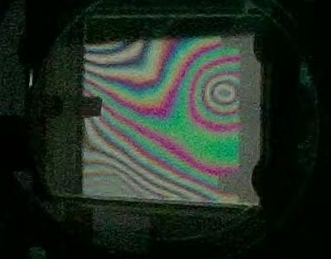
#> input picture Thickness_variation_analysis/example2/227b062e3179bf0809ca7c88c1eced72.jpg, 331 x 259 px
$ python -i thickness_distribution.py   (imports and definitions only)
#> lines starting #> are read from the running program, lines starting #| are printed output that depends on the picture; after the words box and inside, x2 and y2 are one past the last pixel; in counts of white or black regions, pixels touching at a corner belong together
"""单帧白光干涉彩色条纹的薄膜厚度分布估计。

从 Thickness_variation_analysis/analyze.py 移植的核心算法，去掉命令行与文件 I/O，
改为纯内存接口：传入一帧矫正后的 BGR 画面，返回逐像素厚度图、置信度图、掩膜、
统计指标与可直接显示的伪彩叠加图。

算法边界（重要）：
- 默认「相对」模式把 Lab 色彩空间的循环色彩坐标解包为连续相位，假设一个完整
  颜色周期对应一个有效干涉级次，厚度步长 Δt = λ_eff / (2(n-1))。这只是模型依赖
  的相对厚度估计，不是可溯源的绝对厚度。
- 「标定」模式用 opd_um,r,g,b 颜色标定表把像素颜色匹配到已扣除基准的 OPD，
  再按 t = opd_um / (n-1) 换算，接近绝对厚度，但仍依赖标定表与无膜基准。
"""
from __future__ import annotations

import csv
import math
from pathlib import Path

import cv2
import numpy as np
from scipy import ndimage
from skimage.restoration import unwrap_phase


def largest_component(binary: np.ndarray) -> np.ndarray:
    count, labels, stats, _ = cv2.connectedComponentsWithStats(
        binary.astype(np.uint8), 8)
    if count <= 1:
        return binary.astype(bool)
    idx = 1 + int(np.argmax(stats[1:, cv2.CC_STAT_AREA]))
    return labels == idx


def sample_mask(image: np.ndarray) -> np.ndarray:
    """分割亮的薄膜区域，排除大部分黑色背景。"""
    lab = cv2.cvtColor(image, cv2.COLOR_BGR2LAB)
    light = lab[:, :, 0].astype(np.float32)
    blurred = cv2.GaussianBlur(light, (0, 0), 2.0)
    nonzero = blurred[blurred > 3]
    if nonzero.size == 0:
        return np.ones(light.shape, dtype=bool)
    threshold, _ = cv2.threshold(
        np.clip(blurred, 0, 255).astype(np.uint8), 0, 255,
        cv2.THRESH_BINARY + cv2.THRESH_OTSU,
    )
    # Otsu 对偏暗样品可能过严，保留中等照度像素。
    floor = max(8.0, min(float(threshold), float(np.percentile(nonzero, 38))))
    mask = blurred >= floor
    radius = max(2, int(round(min(image.shape[:2]) * 0.012)))
    kernel = cv2.getStructuringElement(cv2.MORPH_ELLIPSE, (2 * radius + 1,) * 2)
    mask = cv2.morphologyEx(mask.astype(np.uint8), cv2.MORPH_CLOSE, kernel)
    mask = cv2.morphologyEx(mask, cv2.MORPH_OPEN, np.ones((3, 3), np.uint8))
    mask = largest_component(mask)
    mask = ndimage.binary_fill_holes(mask)
    mask = ndimage.binary_erosion(mask, iterations=max(1, radius // 2))
    return mask.astype(bool)


# [33 lines left out: functions sample_colour, sample_colour_band, not called in this run]


def colour_phase_map(image: np.ndarray, mask: np.ndarray) -> tuple[np.ndarray, np.ndarray]:
    """估计循环色彩坐标（已包裹相位）与置信度。"""
    lab = cv2.cvtColor(image, cv2.COLOR_BGR2LAB).astype(np.float64)
    a = lab[:, :, 1] - 128.0
    b = lab[:, :, 2] - 128.0

    # 去除缓慢的照度/色偏；残差色彩在白光连续色带间旋转。
    sigma = max(5.0, min(image.shape[:2]) / 18.0)
    a_res = a - ndimage.gaussian_filter(a, sigma=sigma)
    b_res = b - ndimage.gaussian_filter(b, sigma=sigma)
    wrapped = np.arctan2(b_res, a_res)

    chroma = np.hypot(a_res, b_res)
    gray = cv2.cvtColor(image, cv2.COLOR_BGR2GRAY).astype(np.float64) / 255.0
    local = gray - ndimage.gaussian_filter(gray, sigma=max(3.0, sigma / 3.0))
    texture = ndimage.gaussian_filter(np.abs(local), 1.2)
    c_scale = max(float(np.percentile(chroma[mask], 90)), 1e-6)
    t_scale = max(float(np.percentile(texture[mask], 90)), 1e-6)
    confidence = np.clip(0.72 * chroma / c_scale + 0.28 * texture / t_scale, 0, 1)
    confidence[~mask] = 0
    return wrapped, confidence


def unwrap_relative_phase(
    wrapped: np.ndarray, confidence: np.ndarray, mask: np.ndarray
) -> np.ndarray:
    """对掩膜相位解包并做置信度加权平滑，输出相对相位（中位数为 0）。"""
    phase = unwrap_phase(np.ma.array(wrapped, mask=~mask)).filled(np.nan)
    finite = np.isfinite(phase) & mask
    if not np.any(finite):
        raise ValueError("No valid phase pixels")
    weights = confidence.copy()
    weights[~finite] = 0
    values = np.nan_to_num(phase) * weights
    sigma = max(1.2, min(wrapped.shape) / 180.0)
    num = ndimage.gaussian_filter(values, sigma=sigma)
    den = ndimage.gaussian_filter(weights, sigma=sigma)
    smooth = np.divide(num, den, out=np.nan_to_num(phase), where=den > 1e-4)
    smooth[~mask] = np.nan
    smooth -= float(np.nanmedian(smooth))
    return smooth


# [31 lines left out: functions load_colour_calibration, calibrated_opd_map, not called in this run]


def robust_limits(values: np.ndarray) -> tuple[float, float]:
    valid = values[np.isfinite(values)]
    if valid.size == 0:
        return 0.0, 1.0
    lo, hi = np.percentile(valid, (2, 98))
    if hi - lo < 1e-9:
        hi = lo + 1e-9
    return float(lo), float(hi)


def compute_metrics(thickness: np.ndarray, confidence: np.ndarray) -> dict[str, float | None]:
    valid = np.isfinite(thickness)
    if not np.any(valid):
        raise ValueError("No finite thickness pixels")
    values = thickness[valid]
    p2, p5, p95, p98 = np.percentile(values, (2, 5, 95, 98))
    clipped = values[(values >= p2) & (values <= p98)]
    gy, gx = np.gradient(np.nan_to_num(thickness, nan=float(np.nanmedian(thickness))))
    gradient = np.hypot(gx, gy)
    gradient[~valid] = np.nan

    mean_um = float(np.mean(clipped))
    median_um = float(np.median(clipped))
    pv_robust_um = float(p98 - p2)
    rms_um = float(np.sqrt(np.mean((clipped - mean_um) ** 2)))
    p90_span_um = float(p95 - p5)

    # 归一化：把体现不均匀度的量换算成「相对厚度」的百分比。参考厚度取稳健
    # 均值（绝对值）；绝对厚度锚定后约等于锚定值，相对模式（中位数为 0）下
    # 接近 0，此时百分比无意义，置为 None。
    thickness_ref_um = abs(mean_um)
    if thickness_ref_um < 1e-9:
        thickness_ref_um = abs(median_um)
    if thickness_ref_um < 1e-9:
        thickness_ref_um = 0.0
    if thickness_ref_um > 0.0:
        pv_robust_pct = pv_robust_um / thickness_ref_um * 100.0
        rms_pct = rms_um / thickness_ref_um * 100.0
        p90_span_pct = p90_span_um / thickness_ref_um * 100.0
    else:
        pv_robust_pct = rms_pct = p90_span_pct = None

    return {
        "valid_pixels": int(valid.sum()),
        "mean_um": mean_um,
        "median_um": median_um,
        "min_robust_um": float(p2),
        "max_robust_um": float(p98),
        "pv_robust_um": pv_robust_um,
        "rms_um": rms_um,
        "p90_span_um": p90_span_um,
        "median_confidence": float(np.median(confidence[valid])),
        "median_gradient_um_per_px": float(np.nanmedian(gradient)),
        "p95_gradient_um_per_px": float(np.nanpercentile(gradient, 95)),
        # —— 归一化（相对厚度百分比）版本 ——
        "thickness_ref_um": thickness_ref_um,
        "pv_robust_pct": pv_robust_pct,
        "rms_pct": rms_pct,
        "p90_span_pct": p90_span_pct,
    }


def heatmap_bgr(values: np.ndarray, cmap: int = cv2.COLORMAP_TURBO) -> np.ndarray:
    """把厚度图渲染成伪彩 BGR 图（NaN 处显示为灰色底）。"""
    lo, hi = robust_limits(values)
    filled = np.nan_to_num(values, nan=lo)
    normalized = np.clip((filled - lo) / (hi - lo), 0, 1)
    return cv2.applyColorMap(np.uint8(normalized * 255), cmap)


def overlay_bgr(image: np.ndarray, thickness: np.ndarray) -> np.ndarray:
    """在原图上叠加半透明厚度伪彩。"""
    lo, hi = robust_limits(thickness)
    normalized = np.clip((np.nan_to_num(thickness, nan=lo) - lo) / (hi - lo), 0, 1)
    heat = cv2.applyColorMap(np.uint8(normalized * 255), cv2.COLORMAP_TURBO)
    valid = np.isfinite(thickness)
    overlay = image.copy()
    overlay[valid] = cv2.addWeighted(image, 0.38, heat, 0.62, 0)[valid]
    return overlay


def _smooth_thickness(values: np.ndarray, sigma: float) -> np.ndarray:
    """对厚度图做归一化高斯平滑，保持掩膜外为 NaN。

    用有效像素掩膜做加权归一化，避免边界像素被背景 0 值拉低；用于消除标定
    模式下最近邻匹配带来的量化像素拼接感，让过渡更柔和。
    """
    valid = np.isfinite(values)
    if not np.any(valid):
        return values
    filled = np.nan_to_num(values, nan=0.0)
    smooth = ndimage.gaussian_filter(filled, sigma=sigma)
    weight = ndimage.gaussian_filter(valid.astype(np.float32), sigma=sigma)
    out = np.divide(smooth, weight, out=filled, where=weight > 1e-3)
    out[~valid] = np.nan
    return out


def _thickness_map(
    image: np.ndarray,
    *,
    wavelength_nm: float,
    refractive_index: float,
    calibration: str | Path | None,
    invert: bool,
    whole_region: bool = False,
    smooth_px: float = 2.0,
) -> tuple[np.ndarray, np.ndarray, np.ndarray, str, float]:
    """单图厚度图：返回 (thickness, confidence, mask, mode, step_um)。

    ``whole_region=True`` 时把整幅（通常是用户框选后裁剪出的区域）都当作
    有效区域，跳过亮膜自动分割。用于已明确指定分析区域、画面不含大片黑背景
    的情形，避免 Otsu 在纯亮区把掩膜误收缩到局部。``smooth_px`` 控制最终
    厚度图的高斯平滑半径（像素），0 表示不平滑。
    """
    mask = (
        np.ones(image.shape[:2], dtype=bool)
        if whole_region else sample_mask(image)
    )
    if mask.sum() < 200:
        raise ValueError("自动检测到的薄膜区域过小，请框选或调整画面")

    if calibration:
        opd_um, confidence = calibrated_opd_map(image, mask, Path(calibration))
        thickness = opd_um / (refractive_index - 1.0)
        mode = "calibrated"
        step_um = float("nan")
    else:
        wrapped, confidence = colour_phase_map(image, mask)
        phase = unwrap_relative_phase(wrapped, confidence, mask)
        step_um = wavelength_nm / (2.0 * (refractive_index - 1.0)) / 1000.0
        thickness = phase / (2.0 * math.pi) * step_um
        mode = "relative"

    if invert:
        thickness = -thickness
    if smooth_px and smooth_px > 0:
        thickness = _smooth_thickness(thickness, smooth_px)
    valid = np.isfinite(thickness)
    thickness = thickness - float(np.nanmedian(thickness))
    thickness[~valid] = np.nan
    return thickness, confidence, mask, mode, step_um


def analyze_thickness_distribution(
    image: np.ndarray,
    *,
    wavelength_nm: float = 589.3,
    refractive_index: float = 1.523,
    calibration: str | Path | None = None,
    invert: bool = False,
    reference_thickness_um: float | None = None,
    reference_image: np.ndarray | None = None,
    whole_region: bool = False,
    smooth_px: float = 2.0,
) -> dict:
    """从单帧 BGR 画面估计厚度分布，返回内存结果字典。

    ``reference_image`` 提供无膜基准图时，用同一套参数计算其厚度图并做差，
    扣除系统固有光程差的空间分布。``reference_thickness_um`` 提供一个绝对
    厚度基准（μm，通常由中心条纹读数与初始读数之差按 |Δ|/20×1000/(n-1)
    得到），会在厚度图（中位数为 0 的相对分布）基础上平移，把分布锚定到
    绝对厚度。``whole_region=True`` 时把整幅（用户框选后裁剪出的区域）都
    当作有效区域，跳过亮膜自动分割。``smooth_px`` 控制最终厚度图的高斯
    平滑半径（像素，0 表示不平滑），用于柔和过渡、消除标定最近邻匹配的
    量化拼接感。返回键：thickness (float32 厚度图，掩膜外为 NaN)、
    confidence、mask、metrics、overlay(伪彩叠加 BGR)、heatmap(伪彩 BGR)、
    mode、wavelength_nm、refractive_index、step_um。
    """
    if image is None or image.size == 0:
        raise ValueError("Empty image")
    if refractive_index <= 1.0:
        raise ValueError("refractive_index must be greater than 1")

    thickness, confidence, mask, mode, step_um = _thickness_map(
        image, wavelength_nm=wavelength_nm, refractive_index=refractive_index,
        calibration=calibration, invert=invert, whole_region=whole_region,
        smooth_px=smooth_px)

    if reference_image is not None:
        ref = reference_image
        if ref.shape[:2] != image.shape[:2]:
            raise ValueError("无膜基准图尺寸与当前画面不一致，请用同一相机同一分辨率重新捕获")
        ref_thickness, _, _, _, _ = _thickness_map(
            ref, wavelength_nm=wavelength_nm, refractive_index=refractive_index,
            calibration=calibration, invert=invert, whole_region=whole_region,
            smooth_px=smooth_px)
        thickness = thickness - ref_thickness
        valid = np.isfinite(thickness)
        if np.any(valid):
            thickness = thickness - float(np.nanmedian(thickness))
        thickness[~valid] = np.nan

    if reference_thickness_um is not None:
        thickness = thickness + float(reference_thickness_um)

    metrics = compute_metrics(thickness, confidence)
    metrics.update({
        "wavelength_nm": float(wavelength_nm),
        "refractive_index": float(refractive_index),
        "mode": mode,
        "has_reference": reference_image is not None,
    })

    # 归一化厚度分布：把厚度换算成相对稳健中位数的百分比偏差，使不均匀程度
    # 以相对厚度的百分比呈现（锚定后数值远小于原始 μm 波动，分布图更平缓）。
    # 相对模式（无绝对厚度基准、中位数≈0）下参考厚度为 0，不生成归一化图。
    normalized_thickness = None
    ref = metrics.get("thickness_ref_um")
    if ref:
        normalized_thickness = (
            (thickness - float(metrics["median_um"])) / float(ref) * 100.0
        ).astype(np.float32)

    return {
        "thickness": thickness.astype(np.float32),
        "confidence": confidence.astype(np.float32),
        "mask": mask,
        "metrics": metrics,
        "overlay": overlay_bgr(image, thickness),
        "heatmap": heatmap_bgr(thickness),
        "normalized_thickness": normalized_thickness,
        "mode": mode,
        "wavelength_nm": float(wavelength_nm),
        "refractive_index": float(refractive_index),
        "step_um": float(step_um),
    }

>>> import cv2
>>> picture = cv2.imread('../../Thickness_variation_analysis/example2/227b062e3179bf0809ca7c88c1eced72.jpg')
#> picture is the input picture: shape (259, 331, 3); mean B, G, R 37.8, 47.2, 37.1
>>> result = analyze_thickness_distribution(picture)
#> in sample_mask, `lab = cv2.cvtColor(image, cv2.COLOR_BGR2LAB)`: lab: shape (259, 331, 3); mean of channels 0, 1, 2 46.5, 122.9, 132
#> in sample_mask, `light = lab[:, :, 0].astype(np.float32)`:
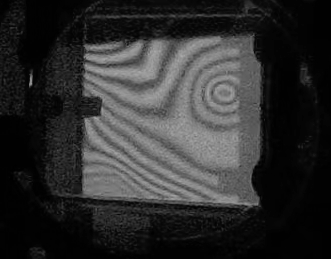
#> light: shape (259, 331) float32; min 0, max 169, mean 46.5
#> in sample_mask, `threshold, _ = cv2.threshold( np.clip(blurred, 0, 255).astype(np.uint8..`: threshold = 63
#> in sample_mask, `floor = max(8.0, min(float(threshold), float(np.percentile(nonzero, 38..`: floor = 19.87
#> in sample_mask, `mask = blurred >= floor`:
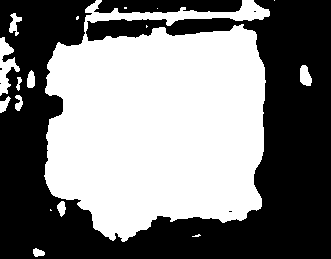
#> mask: shape (259, 331) bool; 49.3% white; 17 white regions (7 under 20 px), largest, box (x1, y1, x2, y2) and area: (44, 0, 270, 242) 40802, (0, 37, 20, 96) 542, (300, 65, 312, 86) 190
#> in sample_mask, `mask = cv2.morphologyEx(mask.astype(np.uint8), cv2.MORPH_CLOSE, kernel)`: mask: shape (259, 331); values 0 (black) and 1 (white), 49.8% white; 12 white regions (5 under 20 px), largest, box (x1, y1, x2, y2) and area: (44, 0, 270, 242) 41158, (0, 37, 20, 113) 768, (300, 65, 312, 86) 190
#> in sample_mask, `mask = cv2.morphologyEx(mask, cv2.MORPH_OPEN, np.ones((3, 3), np.uint8))`: mask: shape (259, 331); values 0 (black) and 1 (white), 49.7% white; 9 white regions, largest, box (x1, y1, x2, y2) and area: (45, 0, 270, 242) 41130, (0, 37, 20, 113) 763, (300, 65, 312, 86) 190
#> in largest_component, `count, labels, stats, _ = cv2.connectedComponentsWithStats( binary.ast..`:
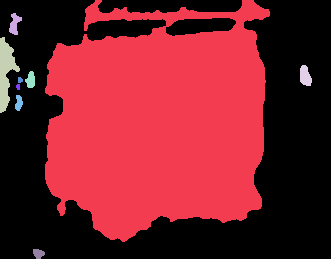
#> labels: shape (259, 331) int32; 10 distinct labels, from 0 to 9; one colour per label, 0 black
#> in largest_component, `count, labels, stats, _ = cv2.connectedComponentsWithStats( binary.ast..`: count = 10; stats = [[0, 0, 331, 259, 43139], [45, 0, 225, 242, 41130], [9, 13, 13, 22, 160], [0, 37, 20, 76, 763], [300, 65, 12, 21, 190], [25, 71, 10, 17, 122], [18, 77, 5, 6, 25], [16, 84, 4, 6, 21], [15, 95, 8, 16, 91], [33, 249, 12, 10, 88]]
#> in largest_component, `idx = 1 + int(np.argmax(stats[1:, cv2.CC_STAT_AREA]))`: idx = 1
#> in largest_component, `return labels == idx`: returned value: shape (259, 331) bool; 48% white; 1 white region, box (x1, y1, x2, y2) and area: (45, 0, 270, 242) 41130
#> in sample_mask, `mask = ndimage.binary_fill_holes(mask)`: mask: shape (259, 331) bool; 49% white; 1 white region, box (x1, y1, x2, y2) and area: (45, 0, 270, 242) 42019
#> in sample_mask, `mask = ndimage.binary_erosion(mask, iterations=max(1, radius // 2))`: mask: shape (259, 331) bool; 47.7% white; 1 white region, box (x1, y1, x2, y2) and area: (46, 1, 269, 241) 40921
#> in colour_phase_map, `texture = ndimage.gaussian_filter(np.abs(local), 1.2)`:
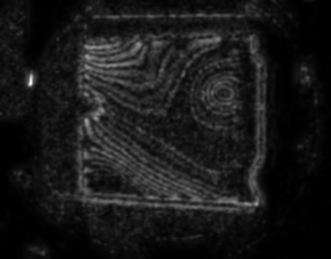
#> texture: shape (259, 331) float64; min 9.55e-07, max 0.282, mean 0.0272; drawn with min black and max white
#> in colour_phase_map, `c_scale = max(float(np.percentile(chroma[mask], 90)), 1e-6)`: c_scale = 26.5
#> in colour_phase_map, `t_scale = max(float(np.percentile(texture[mask], 90)), 1e-6)`: t_scale = 0.0788
#> in _smooth_thickness, `out = np.divide(smooth, weight, out=filled, where=weight > 1e-3)`:
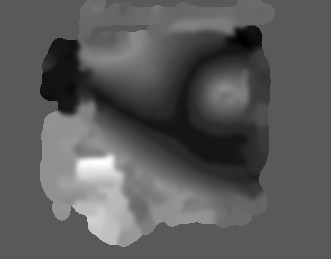
#> out: shape (259, 331) float64; min -1.2, max 2.22, mean 0.0215; drawn with min black and max white
#> in analyze_thickness_distribution, `thickness, confidence, mask, mode, step_um = _thickness_map( image, wa..`: mode = 'relative'; step_um = 0.563
#> in compute_metrics, `p2, p5, p95, p98 = np.percentile(values, (2, 5, 95, 98))`: p2 = -0.96; p5 = -0.917; p95 = 1.25; p98 = 1.51
#> in compute_metrics, `gradient = np.hypot(gx, gy)`:
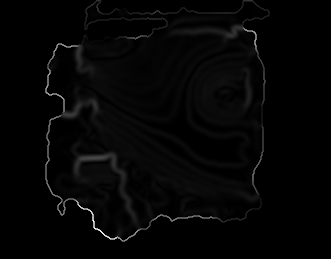
#> gradient: shape (259, 331) float64; min 0, max 1.12, mean 0.0225; drawn with min black and max white
#> in compute_metrics, `mean_um = float(np.mean(clipped))`: mean_um = -0.0104
#> in compute_metrics, `median_um = float(np.median(clipped))`: median_um = 0
#> in compute_metrics, `pv_robust_um = float(p98 - p2)`: pv_robust_um = 2.47
#> in compute_metrics, `rms_um = float(np.sqrt(np.mean((clipped - mean_um) ** 2)))`: rms_um = 0.625
#> in compute_metrics, `p90_span_um = float(p95 - p5)`: p90_span_um = 2.17
#> in compute_metrics, `thickness_ref_um = abs(mean_um)`: thickness_ref_um = 0.0104
#> in compute_metrics, `pv_robust_pct = pv_robust_um / thickness_ref_um * 100.0`: pv_robust_pct = 23690.1
#> in compute_metrics, `rms_pct = rms_um / thickness_ref_um * 100.0`: rms_pct = 5990.5
#> in compute_metrics, `p90_span_pct = p90_span_um / thickness_ref_um * 100.0`: p90_span_pct = 20791.7
#> in analyze_thickness_distribution, `metrics = compute_metrics(thickness, confidence)`: metrics = 15 items
#> in analyze_thickness_distribution, `ref = metrics.get("thickness_ref_um")`: ref = 0.0104
#> in robust_limits, `lo, hi = np.percentile(valid, (2, 98))`: lo = -0.96; hi = 1.51
#> in overlay_bgr, `lo, hi = robust_limits(thickness)`: lo = -0.96; hi = 1.51
#> in overlay_bgr, `overlay[valid] = cv2.addWeighted(image, 0.38, heat, 0.62, 0)[valid]`:
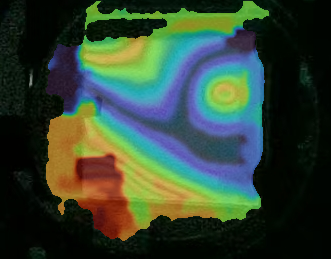
#> overlay: shape (259, 331, 3); mean B, G, R 51.5, 68.4, 51.1
#> in heatmap_bgr, `lo, hi = robust_limits(values)`: lo = -0.96; hi = 1.51
#> result = 11 items
